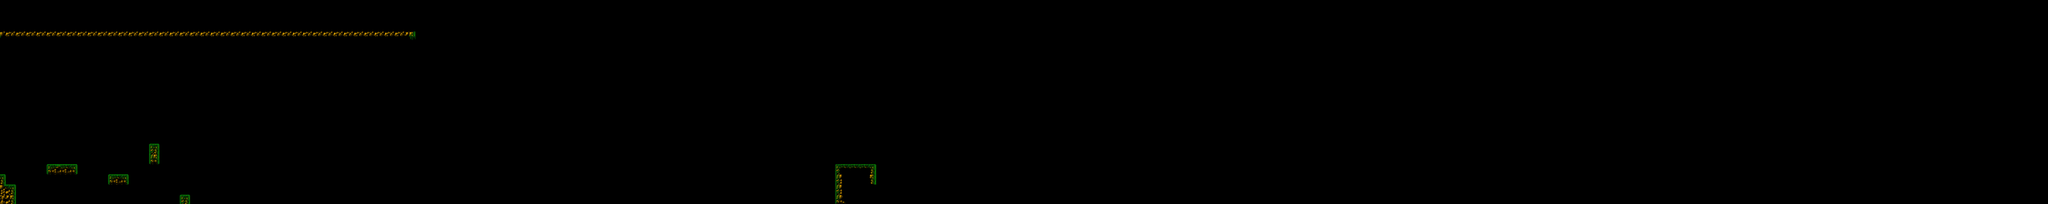

This is a level from a 2D game, rendered from its Tiled map with the project's own tilesets. A one-line summary and the map file follow, with tile-layer data summarised:
An orthogonal 200x20 tile map with 32x32 px tiles, 1 tile layer (mossy rock).

<map version="1.0" tiledversion="2018.04.18" orientation="orthogonal" renderorder="right-down" width="200" height="20" tilewidth="32" tileheight="32" infinite="0" nextobjectid="1">
 <tileset firstgid="1" name="rock-and-moss" tilewidth="32" tileheight="32" tilecount="96" columns="16">
  <image source="rock-and-moss.png" width="512" height="192" />
 </tileset>
 <layer name="mossy rock" width="200" height="20" offsetx="-46" offsety="99.3333">
  <data>[4000 cells, 267 non-empty, 26 distinct tile ids]</data>
 </layer>
</map>
